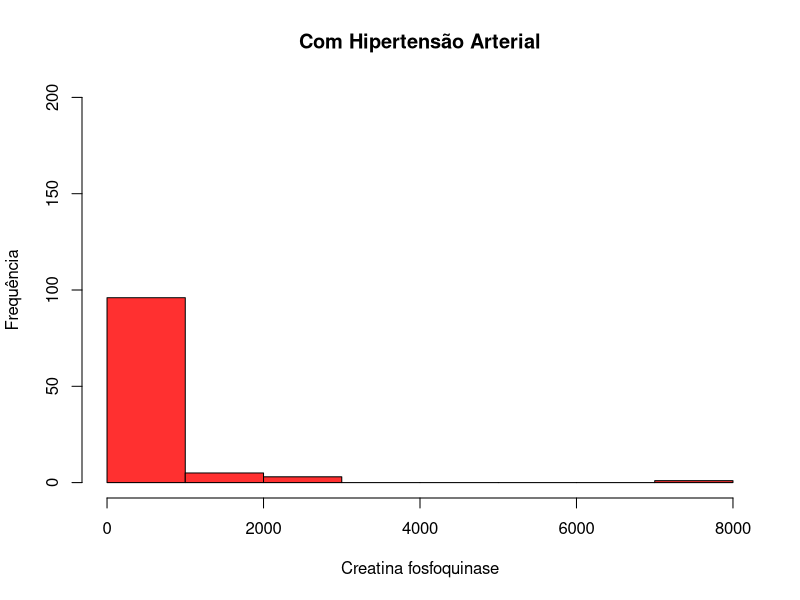
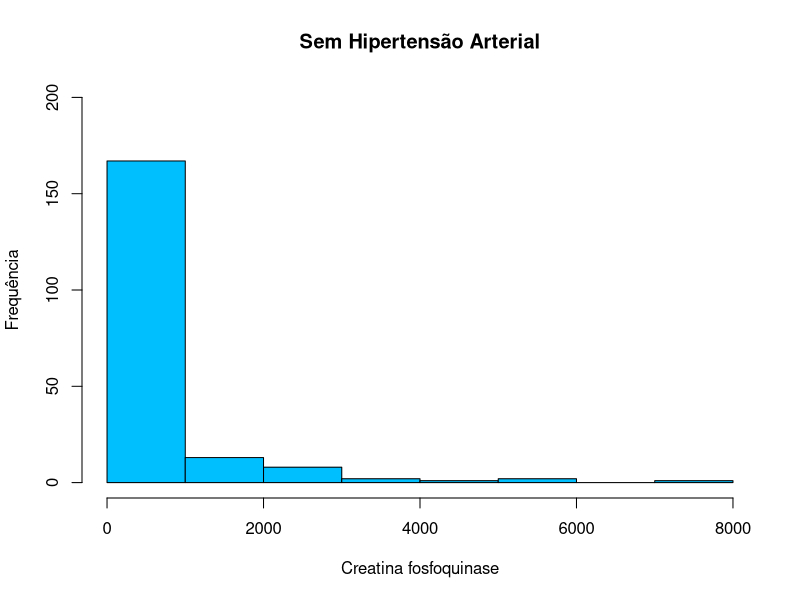

The R source for these figures, in order:
install.packages("readxl")
library("readxl")
HFC=read_excel("HFC.xlsx")$`idade, anemia,creatina fosfoquinase, diabetes, fração de ejeção, hipertensão arterial, plaquetas,  creatinina sérica, sódio, sexo, fumador, tempo, morte`
h=vector("list" , length=length(HFC))
for (x in 1:length(HFC)) {h[[x]]=unlist(strsplit(HFC[x],","))}
com=c()
sem=c()
for (x in 1:length(HFC)) {if (h[[x]][6] == 1) {com=c(com,h[[x]][3])} else {sem=c(sem,h[[x]][3])}}
hist(as.numeric(com),
     freq = TRUE,
     include.lowest = TRUE, right = TRUE,
     col = "firebrick1",
     main = "Com Hipertensão Arterial", xlim = c(0,8000),ylim=c(0,200),
     xlab = "Creatina fosfoquinase", ylab = "Frequência")
     
hist(as.numeric(sem),
     freq = TRUE,
     include.lowest = TRUE, right = TRUE,
     col = "deepskyblue",
     main = "Sem Hipertensão Arterial", xlim = c(0,8000), ylim=c(0,200),
     xlab = "Creatina fosfoquinase", ylab="Frequência")




